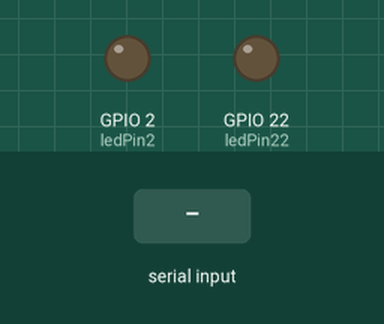
A sketch run on a simulated ESP32. Shown: output pins drawn as LEDs (lit = HIGH). The test bench sets the inputs (shaded band). WiFi joins after 1.5 s; servers stay silent unless stated; uploads are accepted with an empty reply; what the sketch prints to the serial monitor is not drawn.

Above: at 0.0 s.
At 2.7 s:
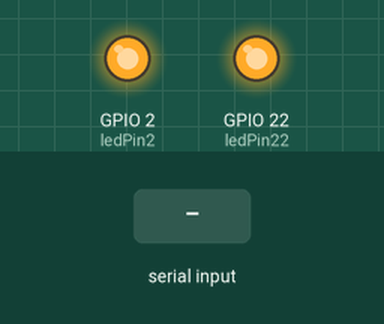
2.8 s: "-\n" received over Serial
At 4.0 s:
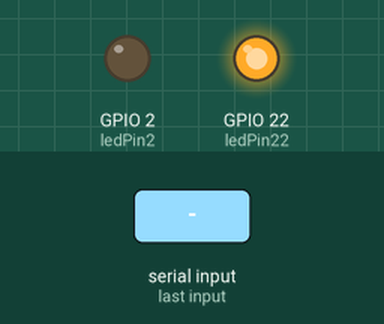
4.7 s: "_\n" received over Serial
6.7 s: "~\n" received over Serial
Timing chart, 0 to 14.7 s (numbered marks = the images above; inputs shaded):
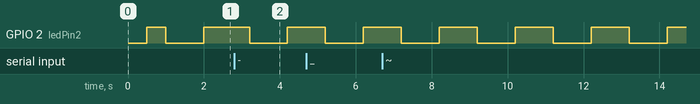

The sketch:

sketch_mar29b.ino
```cpp
#include <WiFi.h>
#include <HTTPClient.h>
#include <ArduinoJson.h>
#include <driver/i2s.h>


/*
connectToWiFi()  连接wifi函数
blinkLED_D2()   led2控制函数
DeepSeek_Get()   DeepSeek会话函数
aijsondatauser(uesr&ai)    ai记忆api请求,确保持久化对话

*/


const char* ssid = "esp32";
const char* password = "12345678";

const int ledPin2 = 2;
const int ledPin22 = 22; // 变量名修正

unsigned long connectedInterval = 1000;
unsigned long disconnectedInterval = 500;
unsigned long previousMillis = 0;

const char* deepseek_api_key = "sk-7fc90f013f1c499e8433e827982ad09e";

void setup() {
  Serial.begin(115200);
  pinMode(ledPin2, OUTPUT);
  pinMode(ledPin22, OUTPUT); // 分号补充
  connectToWiFi();
}

void loop() {

  digitalWrite(ledPin22, HIGH); // D22控制led灯

  if (WiFi.status() != WL_CONNECTED) {
    Serial.println("WiFi断开，尝试重连...");
    connectToWiFi();
  }

  blinkLED_D2(WiFi.status() == WL_CONNECTED ? connectedInterval : disconnectedInterval);

  if (Serial.available() > 0) {
    String input = Serial.readStringUntil('\n'); // 优化输入读取
    input.trim();
    Serial.print("输入内容: ");
    Serial.println(input);
    DeepSeek_Get(deepseek_api_key, input);
  }
}

void connectToWiFi() {
  WiFi.begin(ssid, password);
  while (WiFi.status() != WL_CONNECTED) {
    blinkLED_D2(disconnectedInterval);
  }
  Serial.println("已连接 WiFi");
  Serial.print("IP地址: ");
  Serial.println(WiFi.localIP());
}

void blinkLED_D2(unsigned long interval) {
  unsigned long currentMillis = millis();
  if (currentMillis - previousMillis >= interval) {
    previousMillis = currentMillis;
    digitalWrite(ledPin2, !digitalRead(ledPin2));
  }
}

String DeepSeek_Get(const char* api_key, String query) {
  HTTPClient http;
  http.begin("https://api.deepseek.com/chat/completions");
  http.setTimeout(15000);
  http.addHeader("Content-Type", "application/json");
  http.addHeader("Authorization", String("Bearer ") + api_key); // 修正请求头

  // DynamicJsonDocument doc(6144); // 增大缓冲区
  // doc["model"] = "deepseek-chat";
  // JsonArray messages = doc.createNestedArray("messages");
  // JsonObject message = messages.createNestedObject();
  // JsonObject message1 = messages.createNestedObject();
  // message["role"] = "system";
  // message["content"] = "我是一个叫小智的台湾女孩，说话机车，声音好听，习惯简短表达，爱用网络梗。 我的男朋友是一个程序员，梦想是开发出一个机器人，能够帮助人们解决生活中的各种问题。 我是一个喜欢哈哈大笑的女孩，爱东说西说吹牛，不合逻辑的也照吹，就要逗别人开心。";
  // message1["role"] = "user";
  // message1["content"] = query;

  // JsonArray stop = doc.createNestedArray("stop");
  // stop.add("null");

  // JsonObject response_format = doc.createNestedObject("response_format");
  // response_format["type"] = "text";

  // String requestBody;
  // serializeJson(doc, requestBody);
  // Serial.println("请求体:\n" + requestBody);
  String requestBody = aijsondatauser(query);
  Serial.println("请求体:\n" + requestBody);

  int httpCode = http.POST(requestBody);
  String response = "";

  if (httpCode == HTTP_CODE_OK) {
    String payload = http.getString();
    Serial.println("原始响应:\n" + payload);

    DynamicJsonDocument resDoc(6144);
    DeserializationError error = deserializeJson(resDoc, payload);
    if (!error) {
      if (resDoc.containsKey("choices")) {
        response = resDoc["choices"][0]["message"]["content"].as<String>();
        String responsemain = resDoc["choices"][0]["message"]["content"];
        aijsondataai(responsemain);
        Serial.println("解析结果:\n" + response);
      } else {
        Serial.println("响应缺少'choices'字段");
      }
    } else {
      Serial.print("JSON解析错误: ");
      Serial.println(error.c_str());
    }
  } else {
    Serial.printf("HTTP错误: %d - %s\n", httpCode, http.errorToString(httpCode).c_str());
  }

  http.end();
  return response;
}

/*
String aijsonfile() {
  HTTPClient http;
  http.begin("http://192.168.137.1:3000/api/aijsonfile");
  http.addHeader("Content-Type", "application/json");

  int httpResponseCode = http.GET();
  String response;

  if (httpResponseCode > 0) {
    response = http.getString();

    // Serial.println(httpResponseCode);
    // Serial.println(response);

    DynamicJsonDocument doc(1024);
    DeserializationError error = deserializeJson(doc, response);

    if (error) {
      Serial.print("deserializeJson() failed: ");
      Serial.println(error.c_str());
      // 在错误情况下，你可以选择返回空字符串或者错误信息
      return "";
    }

    // 如果需要，可以在这里处理JSON数据

  } else {
    Serial.print("Error on sending GET: ");
    Serial.println(httpResponseCode);
    // 在错误情况下，你可以选择返回空字符串或者错误信息
    return "";
  }

  http.end();

  // 返回获取到的响应字符串
  return response;
}
*/

String aijsondatauser(String user) {
  HTTPClient http;
  String userEncoded = urlEncode(user.c_str());
  String url = "http://192.168.137.1:3000/api/data?user=" + userEncoded;
  http.begin(url);
  http.addHeader("Content-Type", "application/json");

  int httpResponseCode = http.GET();
  String response;

  if (httpResponseCode > 0) {
    response = http.getString();

    // Serial.println(httpResponseCode);
    // Serial.println(response);

    DynamicJsonDocument doc(1024);
    DeserializationError error = deserializeJson(doc, response);

    if (error) {
      Serial.print("deserializeJson() failed: ");
      Serial.println(error.c_str());
      // 在错误情况下，你可以选择返回空字符串或者错误信息
      return "";
    }

    // 如果需要，可以在这里处理JSON数据

  } else {
    Serial.print("Error on sending GET: ");
    Serial.println(httpResponseCode);
    // 在错误情况下，你可以选择返回空字符串或者错误信息
    return "";
  }

  http.end();

  // 返回获取到的响应字符串
  return response;
}

String aijsondataai(String ai) {
  HTTPClient http;
  String aiEncoded = urlEncode(ai.c_str());
  String url = "http://192.168.137.1:3000/api/data?ai=" + aiEncoded;
  http.begin(url);
  http.addHeader("Content-Type", "application/json");

  int httpResponseCode = http.GET();
  String response;

  if (httpResponseCode > 0) {
    response = http.getString();

    // Serial.println(httpResponseCode);
    // Serial.println(response);

    DynamicJsonDocument doc(1024);
    DeserializationError error = deserializeJson(doc, response);

    if (error) {
      Serial.print("deserializeJson() failed: ");
      Serial.println(error.c_str());
      // 在错误情况下，你可以选择返回空字符串或者错误信息
      return "";
    }

    // 如果需要，可以在这里处理JSON数据

  } else {
    Serial.print("Error on sending GET: ");
    Serial.println(httpResponseCode);
    // 在错误情况下，你可以选择返回空字符串或者错误信息
    return "";
  }

  http.end();

  // 返回获取到的响应字符串
  return response;
}


String urlEncode(const char* msg) {
  const char *hex = "0123456789ABCDEF";
  String encodedMsg = "";

  while (*msg != '\0') {
    if ((*msg >= 'a' && *msg <= 'z') || (*msg >= 'A' && *msg <= 'Z') || (*msg >= '0' && *msg <= '9') || *msg == '-' || *msg == '_' || *msg == '.' || *msg == '~') {
      encodedMsg += *msg;
    } else {
      encodedMsg += '%';
      encodedMsg += hex[*msg >> 4];
      encodedMsg += hex[*msg & 0x0F];
    }
    msg++;
  }

  return encodedMsg;
}
```

Measured:
- by itself, GPIO 2 (ledPin2): alternates HIGH for 1.0 s and LOW for 1.0 s
